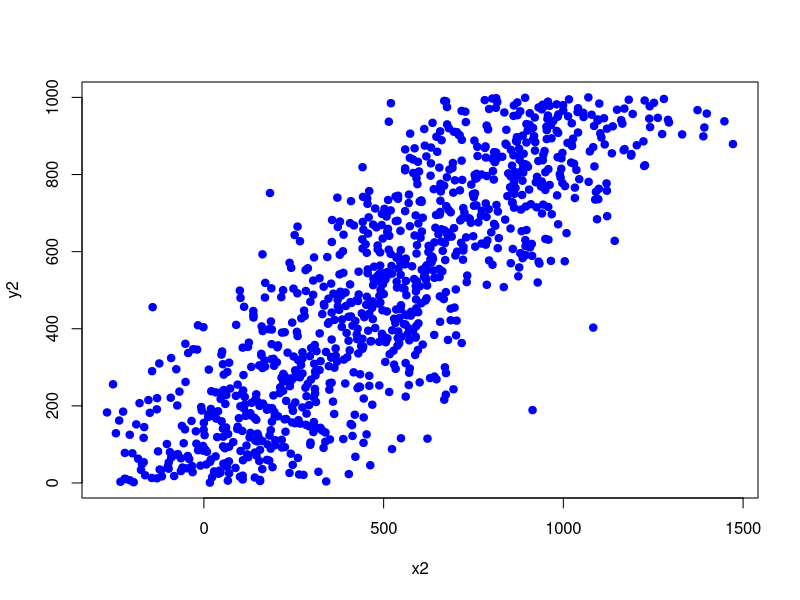
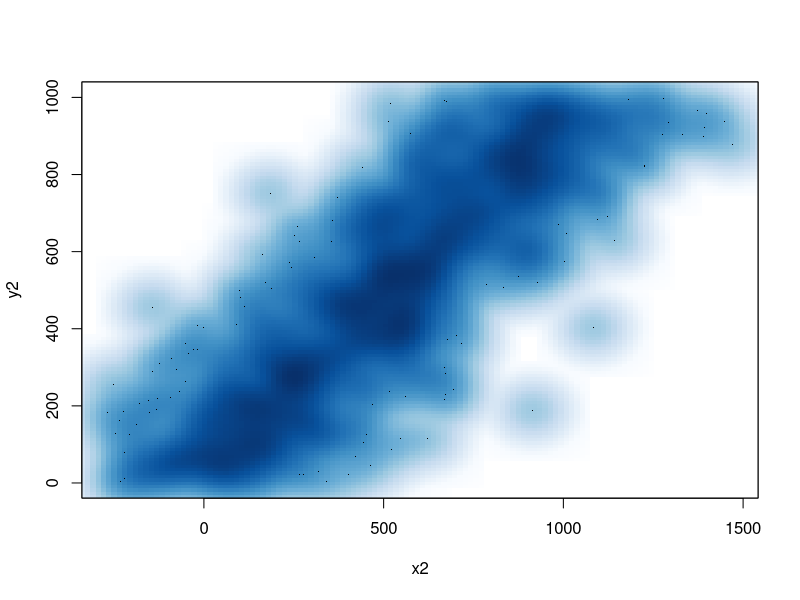
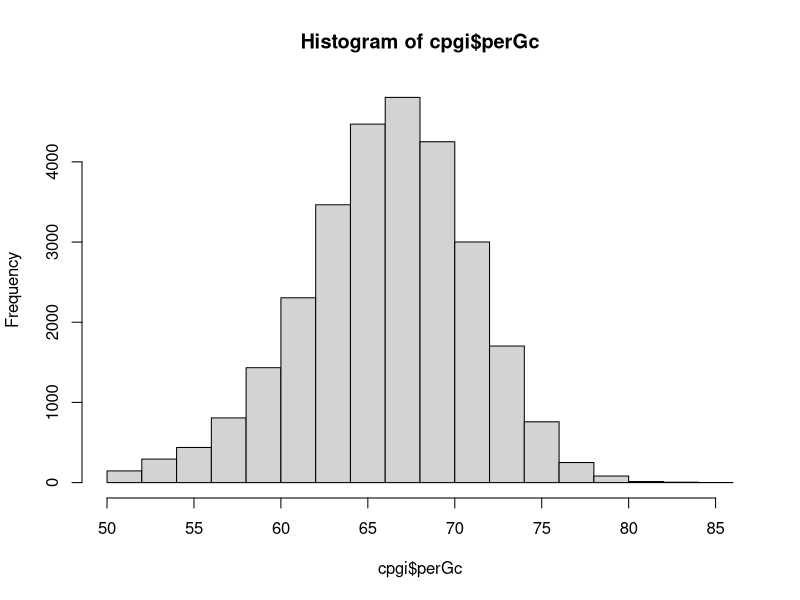
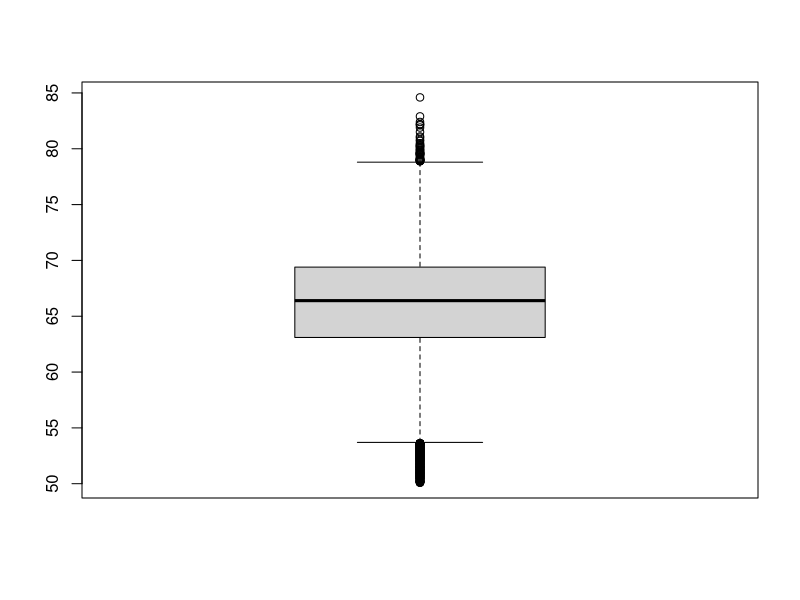

R code for these plots, in order:
## ---- chunk 1
cpgiSepComma=read.table("../data/CpGi.table.hg18.txt",header=TRUE,sep=",")
head(cpgiSepComma)
## ---- chunk 2
set.seed(1001)
x1=1:100+rnorm(100,mean=0,sd=15)
y1=1:100
## ---- chunk 3
paste("Text","here")
myText=paste("Text","here")
myText
## ---- chunk 4
corxy=cor(x1,y1) # calculates pearson correlation
## ---- chunk 5

x2=1:1000+rnorm(1000,mean=0,sd=200)
y2=1:1000
plot(x2,y2,pch=19,col="blue")
## ---- chunk 6
smoothScatter(x2,y2 )
## ---- chunk 7
cpgi=read.table("../data/CpGi.table.hg18.txt",header=TRUE,sep="\t")
head(cpgi)
## ---- chunk 8
hist(cpgi$perGc) # most values are between 60 and 70
## ---- chunk 9
boxplot(cpgi$perGc) 
